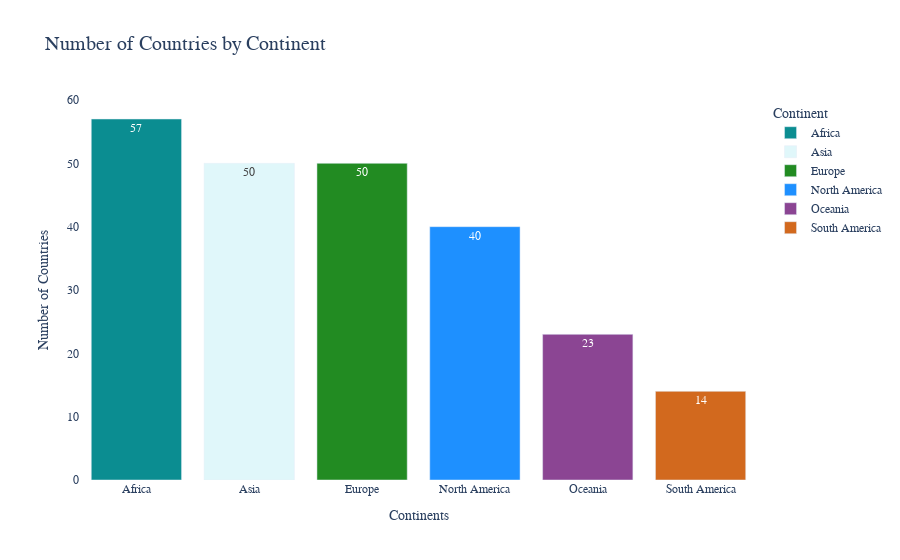

Notebook cell for this chart:
### Code cell
# Create the bar chart
fig = px.bar(
    countries_by_continent,
    x='Continent',
    y='count',
    color='Continent',
    text='count',
    title='Number of Countries by Continent',
    color_discrete_sequence=custom_palette
)

# Customize the layout
fig.update_layout(
    xaxis_title='Continents',
    yaxis_title='Number of Countries',
    plot_bgcolor='rgba(0,0,0,0)',  # Set the background color to transparent
    font_family='Times new roman',  # Set font family
    title_font_size=20  # Set title font size
)

# Show the plot
fig.show()

### Figure 1 — Plotly figure (JSON) as saved in the notebook; plotly's stock layout.template omitted (floating-point values rounded to 4 significant figures)
{"data": [{"alignmentgroup": "True", "hovertemplate": "Continent=%{x}<br>count=%{text}<extra></extra>", "legendgroup": "Africa", "marker": {"color": "#0b8d91", "pattern": {"shape": ""}}, "name": "Africa", "offsetgroup": "Africa", "orientation": "v", "showlegend": true, "text": [57.0], "textposition": "auto", "x": ["Africa"], "xaxis": "x", "y": [57], "yaxis": "y", "type": "bar"}, {"alignmentgroup": "True", "hovertemplate": "Continent=%{x}<br>count=%{text}<extra></extra>", "legendgroup": "Asia", "marker": {"color": "#e0f7fa", "pattern": {"shape": ""}}, "name": "Asia", "offsetgroup": "Asia", "orientation": "v", "showlegend": true, "text": [50.0], "textposition": "auto", "x": ["Asia"], "xaxis": "x", "y": [50], "yaxis": "y", "type": "bar"}, {"alignmentgroup": "True", "hovertemplate": "Continent=%{x}<br>count=%{text}<extra></extra>", "legendgroup": "Europe", "marker": {"color": "#228b22", "pattern": {"shape": ""}}, "name": "Europe", "offsetgroup": "Europe", "orientation": "v", "showlegend": true, "text": [50.0], "textposition": "auto", "x": ["Europe"], "xaxis": "x", "y": [50], "yaxis": "y", "type": "bar"}, {"alignmentgroup": "True", "hovertemplate": "Continent=%{x}<br>count=%{text}<extra></extra>", "legendgroup": "North America", "marker": {"color": "#1e90ff", "pattern": {"shape": ""}}, "name": "North America", "offsetgroup": "North America", "orientation": "v", "showlegend": true, "text": [40.0], "textposition": "auto", "x": ["North America"], "xaxis": "x", "y": [40], "yaxis": "y", "type": "bar"}, {"alignmentgroup": "True", "hovertemplate": "Continent=%{x}<br>count=%{text}<extra></extra>", "legendgroup": "Oceania", "marker": {"color": "#8B4593", "pattern": {"shape": ""}}, "name": "Oceania", "offsetgroup": "Oceania", "orientation": "v", "showlegend": true, "text": [23.0], "textposition": "auto", "x": ["Oceania"], "xaxis": "x", "y": [23], "yaxis": "y", "type": "bar"}, {"alignmentgroup": "True", "hovertemplate": "Continent=%{x}<br>count=%{text}<extra></extra>", "legendgroup": "South America", "marker": {"color": "#D2691E", "pattern": {"shape": ""}}, "name": "South America", "offsetgroup": "South America", "orientation": "v", "showlegend": true, "text": [14.0], "textposition": "auto", "x": ["South America"], "xaxis": "x", "y": [14], "yaxis": "y", "type": "bar"}], "layout": {"xaxis": {"anchor": "y", "domain": [0.0, 1.0], "title": {"text": "Continents"}, "categoryorder": "array", "categoryarray": ["Africa", "Asia", "Europe", "North America", "Oceania", "South America"]}, "yaxis": {"anchor": "x", "domain": [0.0, 1.0], "title": {"text": "Number of Countries"}}, "legend": {"title": {"text": "Continent"}, "tracegroupgap": 0}, "title": {"text": "Number of Countries by Continent", "font": {"size": 20}}, "barmode": "relative", "font": {"family": "Times new roman"}, "plot_bgcolor": "rgba(0,0,0,0)"}}
